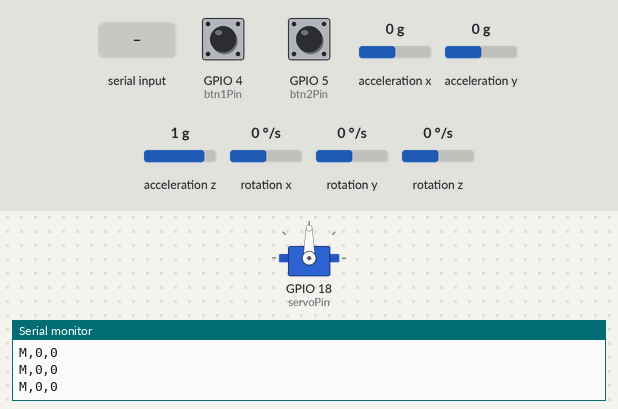
The sketch below on a simulated ESP32. On the bench: servo, the last lines printed to the serial monitor. The inputs (shaded band) are chosen by the test bench; at power-on: GPIO 4 (btn1Pin) HIGH, rotation x 0 °/s, GPIO 5 (btn2Pin) HIGH, acceleration x 0 g, acceleration y 0 g, acceleration z 1 g, rotation y 0 °/s, rotation z 0 °/s.

Above: at 1.2 s.
1.3 s: GPIO 4 (btn1Pin) pulled LOW for 0.15 s
3.0 s: "SERVO_ON\n" received over Serial
4.5 s: rotation x set to -192 °/s
At 5.7 s:
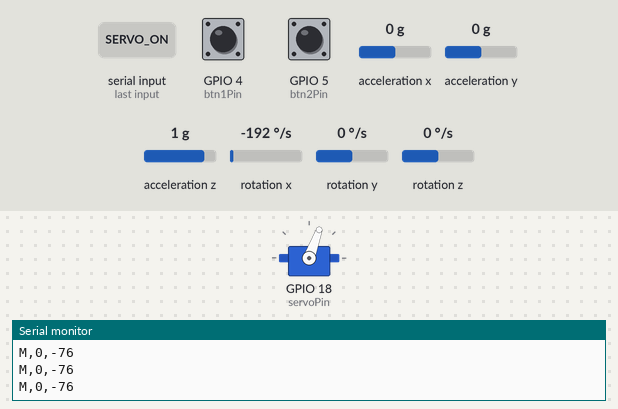
6.0 s: rotation x set to 100 °/s
At 7.0 s:
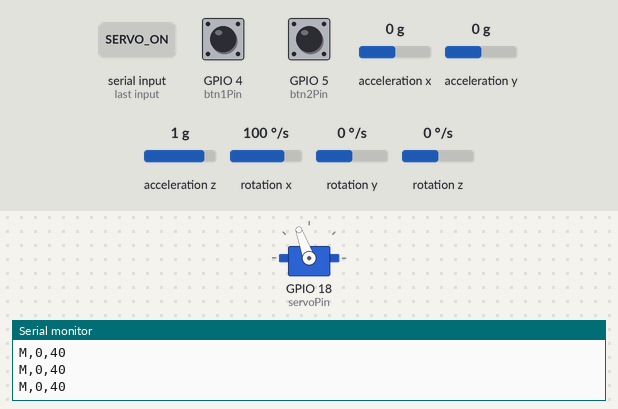
7.5 s: rotation x set to -100 °/s
At 8.1 s:
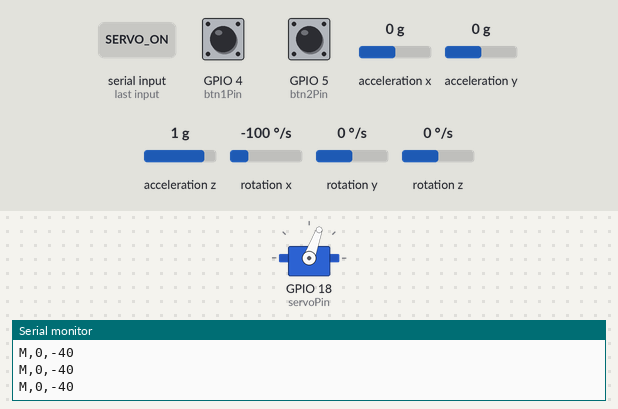
9.0 s: rotation x set to 0 °/s
At 9.3 s:
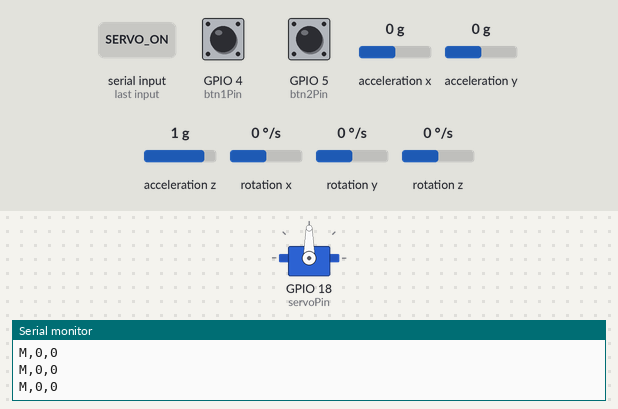
Timing chart, 0 to 11.5 s (numbered marks = the images above; inputs shaded):
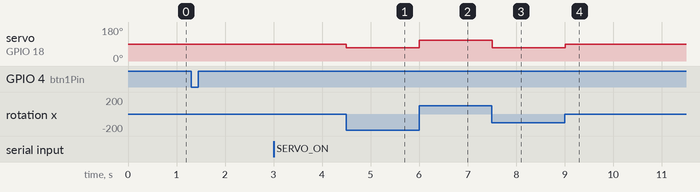

The sketch:

esp32_code.ino
```cpp
#include <Wire.h>
#include <MPU6050.h>
#include <ESP32Servo.h>

MPU6050 mpu;
Servo headServo;

float sensitivity = 0.4;
int deadZone = 1;

const int btn1Pin  = 4;    // Button 1: click / long-press STT / long-press cursor toggle
const int btn2Pin  = 5;    // Button 2: (unused)
const int servoPin = 18;   // Servo motor

// ── Mode ───────────────────────────────────────────────
bool servoMode = false;     // false = cursor, true = servo control

// ── Button 1 (click + long-press) ──────────────────────
bool lastBtn1State          = HIGH;
unsigned long btn1PressStart = 0;
bool btn1SttReady            = false;   // true once held ≥3s (STT fires on release)
bool btn1CursorToggleSent    = false;   // true once 7s toggle has fired

// ── Button 2 (unused) ──────────────────────────────────
bool lastBtn2State = HIGH;

// ── Servo smoothing ────────────────────────────────────
int currentServoAngle = 90; // start at neutral

void setup() {
  Serial.begin(115200);
  Wire.begin(21, 22);

  pinMode(btn1Pin, INPUT_PULLUP);
  pinMode(btn2Pin, INPUT_PULLUP);

  headServo.setPeriodHertz(50);            // standard 50Hz servo
  headServo.attach(servoPin, 544, 2400);   // min/max pulse width in µs for 0-180°
  headServo.write(90);  // neutral position

  mpu.initialize();

  if (!mpu.testConnection()) {
    Serial.println("MPU6050 failed");
    while (1);
  }

  Serial.println("READY");
}

void loop() {

  // ===== READ SERIAL COMMANDS FROM PYTHON =====
  if (Serial.available()) {
    String cmd = Serial.readStringUntil('\n');
    cmd.trim();
    if (cmd == "SERVO_ON") {
      servoMode = true;
      Serial.println("ACK_SERVO_ON");
    } else if (cmd == "SERVO_OFF") {
      servoMode = false;
      headServo.write(90);  // return to neutral
      Serial.println("ACK_SERVO_OFF");
    }
  }

  // ===== GYRO READING =====
  int16_t gx, gy, gz;
  mpu.getRotation(&gx, &gy, &gz);

  float pitch = gx / 131.0;
  float yaw   = gz / 131.0;

  if (abs(pitch) < deadZone) pitch = 0;
  if (abs(yaw) < deadZone) yaw = 0;

  int dx = yaw * sensitivity;
  int dy = pitch * sensitivity;

  // Always send motion data so Python knows head position
  Serial.print("M,");
  Serial.print(dx);
  Serial.print(",");
  Serial.println(dy);

  // ===== SERVO MODE → continuous rotation servo =====
  // 90 = STOP, <90 = rotate one way, >90 = rotate other way
  if (servoMode) {
    if (abs(pitch) < 3) {
      // Head is neutral → stop the servo
      headServo.write(90);
    } else {
      // Map pitch to speed: ±30 deg/s → speed offset ±20 from 90
      int speed = 90 + constrain(map((int)pitch, -30, 30, -20, 20), -20, 20);
      headServo.write(speed);
    }
  }

  // ===== BUTTON 1 → CLICK / STT (3s+release) / CURSOR TOGGLE (7s) =====
  bool btn1State = digitalRead(btn1Pin);

  // Falling edge: button just pressed
  if (lastBtn1State == HIGH && btn1State == LOW) {
    btn1PressStart       = millis();
    btn1SttReady         = false;
    btn1CursorToggleSent = false;
  }

  // While held down, check durations
  if (btn1State == LOW && btn1PressStart > 0) {
    unsigned long held = millis() - btn1PressStart;

    // 7-second long-press → toggle cursor control (fires immediately)
    if (held >= 7000 && !btn1CursorToggleSent) {
      Serial.println("CURSOR_TOGGLE");
      btn1CursorToggleSent = true;
      btn1SttReady = false;  // cancel STT if held past 7s
    }
    // 3-second threshold reached → mark STT ready (fires on release)
    else if (held >= 3000 && !btn1SttReady) {
      btn1SttReady = true;
    }
  }

  // Rising edge: button released
  if (lastBtn1State == LOW && btn1State == HIGH) {
    // Debounce: wait 50ms and re-read
    delay(50);
    btn1State = digitalRead(btn1Pin);
    if (btn1State == HIGH) {
      if (btn1SttReady && !btn1CursorToggleSent) {
        // Held ≥3s but <7s, then released → trigger STT
        Serial.println("STT");
      } else if (!btn1SttReady && !btn1CursorToggleSent) {
        // Short press → click
        Serial.println("CLK");
      }
      btn1PressStart = 0;
    }
  }
  lastBtn1State = btn1State;

  // ===== BUTTON 2 (unused — reserved for future) =====
  bool btn2State = digitalRead(btn2Pin);
  lastBtn2State = btn2State;

  delay(5);
}
```

Measured:
- after the input at 4.5 s, servo on GPIO 18 (servoPin): 90° → 70° at once
- after the input at 6.0 s, servo on GPIO 18 (servoPin): 70° → 110° at once
- after the input at 7.5 s, servo on GPIO 18 (servoPin): 110° → 70° at once
- after the input at 9.0 s, servo on GPIO 18 (servoPin): 70° → 90° at once
